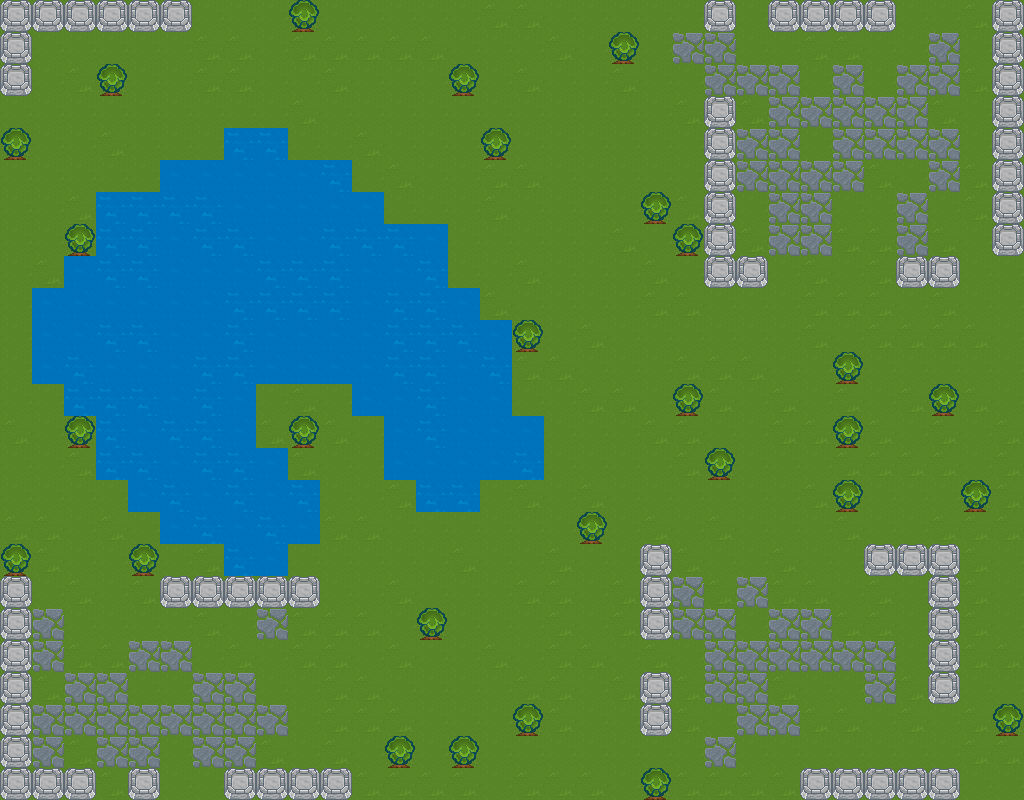

The image is a tile-based game level rendered from a .tmx file. Its description and source (layers, tilesets, objects; grid data summarised) follow:
An orthogonal 32x25 tile map with 32x32 px tiles, 2 tile layers (Background, Breakables) and 53 objects (35x bug, 16x water, player, fireBug).

<map version="1.0" orientation="orthogonal" width="32" height="25" tilewidth="32" tileheight="32">
 <tileset firstgid="1" name="bg-tiles" tilewidth="32" tileheight="32" spacing="2" margin="1">
  <image source="tmx-bg-tiles.atlasc/tmx-bg-tiles.1.png" width="374" height="34" />
  <tile id="5">
   <properties>
    <property name="tree" value="1" />
   </properties>
  </tile>
  <tile id="8">
   <properties>
    <property name="wall" value="1" />
   </properties>
  </tile>
 </tileset>
 <layer name="Background" width="32" height="25">
  <data>[800 cells, 800 non-empty, 6 distinct tile ids]</data>
 </layer>
 <layer name="Breakables" width="32" height="25">
  <data>[800 cells, 28 non-empty, 1 distinct tile ids]</data>
 </layer>
 <objectgroup name="Bugs" width="32" height="25">
  <object name="bug" x="589" y="221" />
  <object name="bug" x="748" y="335" />
  <object name="bug" x="405" y="564" />
  <object name="bug" x="739" y="648" />
  <object name="bug" x="123" y="653" />
  <object name="bug" x="219" y="700" />
  <object name="bug" x="160" y="720" />
  <object name="bug" x="316" y="719" />
  <object name="bug" x="75" y="511" />
  <object name="bug" x="72" y="136" />
  <object name="bug" x="207" y="85" />
  <object name="bug" x="357" y="73" />
  <object name="bug" x="848" y="719" />
  <object name="bug" x="772" y="716" />
  <object name="bug" x="831" y="671" />
  <object name="bug" x="783" y="631" />
  <object name="bug" x="709" y="703" />
  <object name="bug" x="705" y="599" />
  <object name="bug" x="868" y="619" />
  <object name="bug" x="909" y="735" />
  <object name="bug" x="728" y="771" />
  <object name="bug" x="792" y="128" />
  <object name="bug" x="812" y="172" />
  <object name="bug" x="907" y="115" />
  <object name="bug" x="941" y="199" />
  <object name="bug" x="905" y="212" />
  <object name="bug" x="800" y="201" />
  <object name="bug" x="839" y="135" />
  <object name="bug" x="863" y="181" />
  <object name="bug" x="923" y="64" />
  <object name="bug" x="803" y="65" />
  <object name="bug" x="499" y="653" width="21" height="21" />
  <object name="bug" x="625" y="440" />
  <object name="bug" x="580" y="641" />
  <object name="bug" x="757" y="488" />
  <object name="player" x="485" y="225" width="23" height="21">
   <ellipse />
  </object>
  <object name="fireBug" x="384" y="128" />
 </objectgroup>
 <objectgroup name="CollisionAreas" width="32" height="25">
  <object name="water" x="96" y="192" width="288" height="192" />
  <object name="water" x="160" y="160" width="192" height="32" />
  <object name="water" x="224" y="128" width="64" height="32" />
  <object name="water" x="64" y="256" width="32" height="160" />
  <object name="water" x="32" y="288" width="32" height="96" />
  <object name="water" x="96" y="384" width="160" height="96" />
  <object name="water" x="128" y="480" width="192" height="32" />
  <object name="water" x="160" y="512" width="160" height="32" />
  <object name="water" x="224" y="544" width="64" height="32" />
  <object name="water" x="256" y="448" width="32" height="32" />
  <object name="water" x="384" y="224" width="64" height="256" />
  <object name="water" x="448" y="320" width="64" height="160" />
  <object name="water" x="448" y="288" width="32" height="32" />
  <object name="water" x="352" y="384" width="32" height="32" />
  <object name="water" x="416" y="480" width="64" height="32" />
  <object name="water" x="512" y="416" width="32" height="64" />
 </objectgroup>
</map>